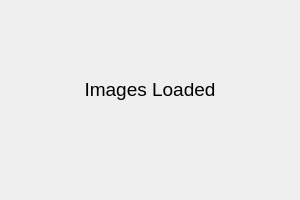
<?xml version="1.0" encoding="UTF-8"?>
<ui version="4.0">
 <class>Dialog1</class>
 <widget class="QDialog" name="Dialog1">
  <property name="geometry">
   <rect>
    <x>0</x>
    <y>0</y>
    <width>300</width>
    <height>200</height>
   </rect>
  </property>
  <property name="windowTitle">
   <string>Dialog</string>
  </property>
  <widget class="QLabel" name="label">
   <property name="geometry">
    <rect>
     <x>0</x>
     <y>0</y>
     <width>300</width>
     <height>180</height>
    </rect>
   </property>
   <property name="text">
    <string>&lt;html&gt;&lt;head/&gt;&lt;body&gt;&lt;p align=&quot;center&quot;&gt;&lt;span style=&quot; font-size:14pt;&quot;&gt;Images Loaded&lt;/span&gt;&lt;/p&gt;&lt;/body&gt;&lt;/html&gt;</string>
   </property>
  </widget>
 </widget>
 <resources/>
 <connections/>
</ui>
